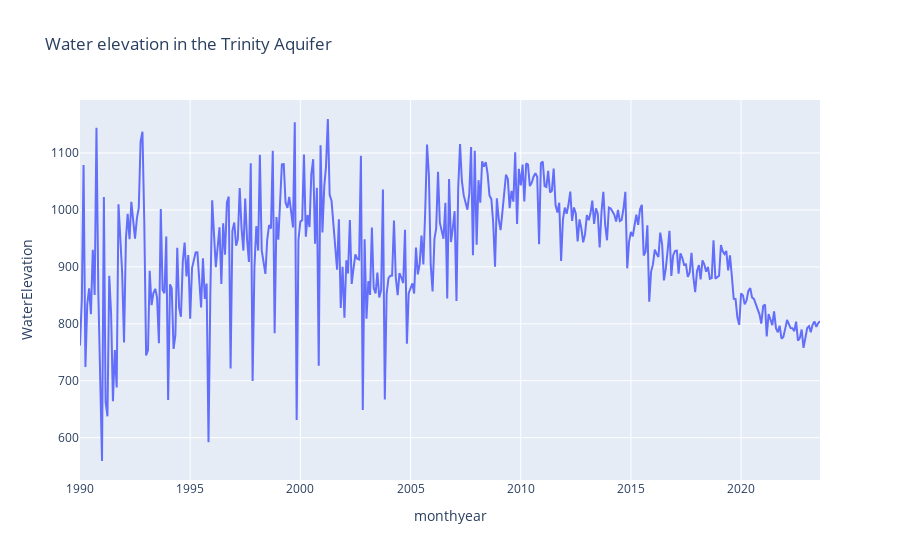

Here is the notebook cell this chart was saved with:
### Code cell
fig = px.line(by_monthyear, x='monthyear', y='WaterElevation', title='Water elevation in the Trinity Aquifer')
fig.show()

### Figure 1 — Plotly figure (JSON) as saved in the notebook; plotly's stock layout.template omitted (floating-point values rounded to 4 significant figures; data arrays with more than 128 entries replaced by an {"elided": "..."} marker saying what was removed)
{"data": [{"hovertemplate": "monthyear=%{x}<br>WaterElevation=%{y}<extra></extra>", "legendgroup": "", "line": {"color": "#636efa", "dash": "solid"}, "marker": {"symbol": "circle"}, "mode": "lines", "name": "", "orientation": "v", "showlegend": false, "type": "scatter", "x": {"elided": "404 str values"}, "xaxis": "x", "y": {"elided": "404 float values"}, "yaxis": "y"}], "layout": {"autosize": true, "legend": {"tracegroupgap": 0}, "title": {"text": "Water elevation in the Trinity Aquifer"}, "xaxis": {"anchor": "y", "autorange": true, "domain": [0, 1], "range": ["1990-01-01", "2023-08-01"], "title": {"text": "monthyear"}, "type": "date"}, "yaxis": {"anchor": "x", "autorange": true, "domain": [0, 1], "range": [525.7, 1193.0], "title": {"text": "WaterElevation"}, "type": "linear"}}}
